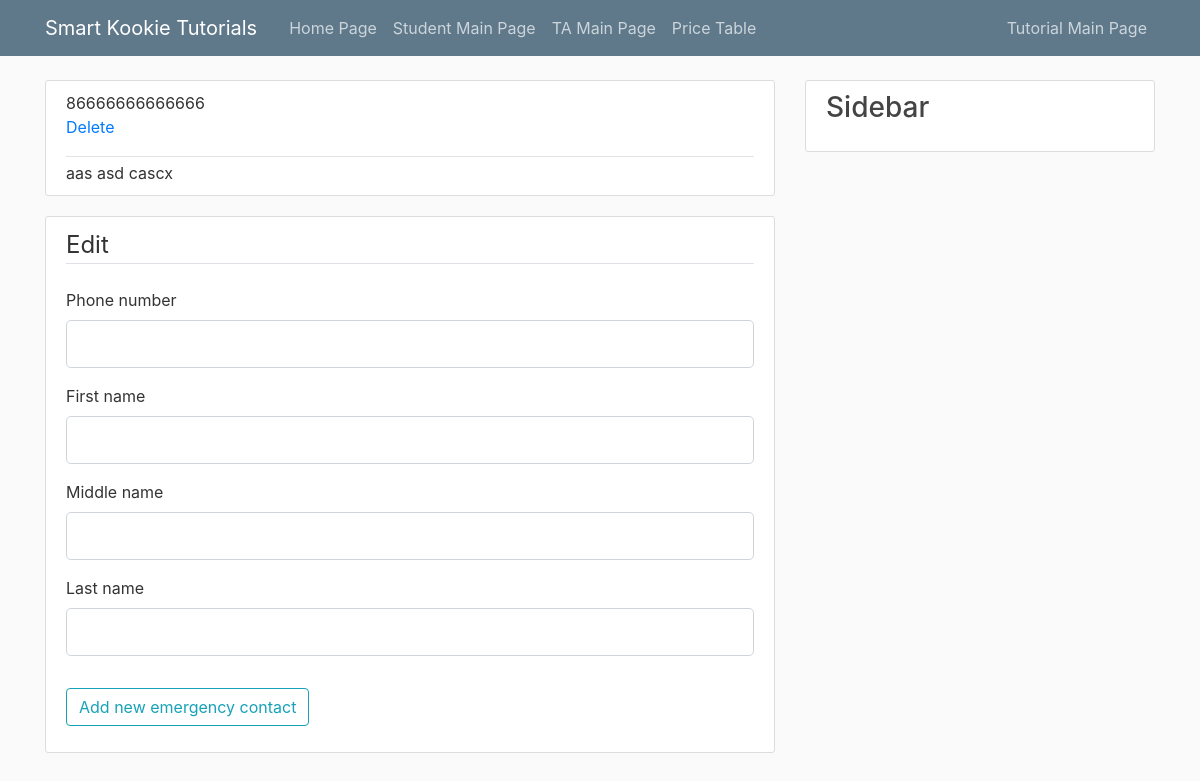
Page /showSpecificTAInfo/TAEmergencyContact/cindystan@hotmail.com on the committed database.
### tables this page shows
CREATE TABLE EmergencyContactsOfTA ( TAEmail		CHAR(255)	NOT NULL, phoneNum	DECIMAL NOT NULL, firstName	CHAR(255)	NOT NULL, middleName	CHAR(255), lastName	CHAR(255)	NOT NULL, PRIMARY KEY(phoneNum, TAEmail), FOREIGN KEY(TAEmail) REFERENCES TA(email) ON DELETE CASCADE );

### flaskStudentInfoDB.py (the view, shortened to what this page needs)
@app.route("/showSpecificTAInfo/TAEmergencyContact/<string:email>", methods=['GET', 'POST'])
def TAEmergencyContact(email):
    form = TAEmergencyContactForm()
    conn = sqlite3.connect('blog.db')
    conn.row_factory = dict_factory
    c = conn.cursor()
    c.execute("PRAGMA foreign_keys=ON")
    query = "SELECT * FROM EmergencyContactsOfTA WHERE TAEmail = '"
    query = query + email + "';"
    c.execute(query)
    posts = c.fetchall()
    return render_template('TAEmergencyContacts.html', posts=posts, form=form)

### forms.py
class TAEmergencyContactForm(FlaskForm):
    phone = IntegerField('Phone number', validators=[DataRequired()])
    firstName = StringField('First name', validators=[DataRequired(), Length(max=255)])
    middleName = StringField('Middle name', validators=[Optional(), Length(max=255)])
    lastName = StringField('Last name', validators=[DataRequired(), Length(max=255)])
    submit = SubmitField('Add new emergency contact')

### flaskStudentInfoDB.py (called while the page is built)
def dict_factory(cursor, row):
    d = {}
    for idx, col in enumerate(cursor.description):
        d[col[0]] = row[idx]
    return d

### templates/TAEmergencyContacts.html (shortened to what this page needs)
{% extends "layout.html" %}
{% block content %}
{% for post in posts %}
<article class="media content-section">
            <div class="media-body">
              <div class="article-metadata">
                  <a class="mr-0">{{post.phoneNum}}</a>
                  <a href='deleteTAEmergencyContact/{{post.TAEmail}}/{{post.phoneNum}}'><p>Delete</p></a>
              </div>
              <a class="mr-0">{{ post.firstName}}</a>
                <a class="mr-0">{{ post.middleName}}</a>
                <a class="mr-0">{{ post.lastName}}</a>
            </div>
</article>
{% endfor %}
<div class="content-section" xmlns="http://www.w3.org/1999/html">
        <form method="POST" action="">
            <fieldset class="form-group">
                <legend class="border-bottom mb-4">Edit</legend>
                <div class="form-group">
                    {{ form.phone.label(class="form-control-label") }}
                    {% if form.phone.errors %}
                        {{ form.phone(class="form-control form-control-lg is-invalid") }}
                        <div class="invalid-feedback">
                            {% for error in form.phone.errors %}
                                <span>{{ error }}</span>
                            {% endfor %}
                        </div>
                    {% else %}
                        {{ form.phone(class="form-control form-control-lg") }}
                    {% endif %}
                </div>
                <div class="form-group">
                    {{ form.firstName.label(class="form-control-label") }}
                    {% if form.firstName.errors %}
                        {{ form.firstName(class="form-control form-control-lg is-invalid") }}
                        <div class="invalid-feedback">
                            {% for error in form.firstName.errors %}
                                <span>{{ error }}</span>
                            {% endfor %}
                        </div>
                    {% else %}
                        {{ form.firstName(class="form-control form-control-lg") }}
                    {% endif %}
                </div>
                <div class="form-group">
                    {{ form.middleName.label(class="form-control-label") }}
                    {% if form.middleName.errors %}
                        {{ form.middleName(class="form-control form-control-lg is-invalid") }}
                        <div class="invalid-feedback">
                            {% for error in form.middleName.errors %}
                                <span>{{ error }}</span>
                            {% endfor %}
                        </div>
                    {% else %}
                        {{ form.middleName(class="form-control form-control-lg") }}
                    {% endif %}
                </div>
                <div class="form-group">
                    {{ form.lastName.label(class="form-control-label") }}
                    {% if form.lastName.errors %}
                        {{ form.lastName(class="form-control form-control-lg is-invalid") }}
                        <div class="invalid-feedback">
                            {% for error in form.lastName.errors %}
                                <span>{{ error }}</span>
                            {% endfor %}
                        </div>
                    {% else %}
                        {{ form.lastName(class="form-control form-control-lg") }}
                    {% endif %}
                </div>
            </fieldset>
            <div class="form-group">
                {{ form.submit(class="btn btn-outline-info") }}
            </div>
        </form>
    </div>
{% endblock content %}

### static/main.css (style rules this page uses)
body { background: #fafafa; color: #333333; margin-top: 5rem; }
.content-section { background: #ffffff; padding: 10px 20px; border: 1px solid #dddddd; border-radius: 3px; margin-bottom: 20px; }
.article-metadata { padding-bottom: 1px; margin-bottom: 4px; border-bottom: 1px solid #e3e3e3 }

### rows in the picture
EmergencyContactsOfTA: phoneNum "86666666666666", firstName "aas", middleName "asd", lastName "cascx"
